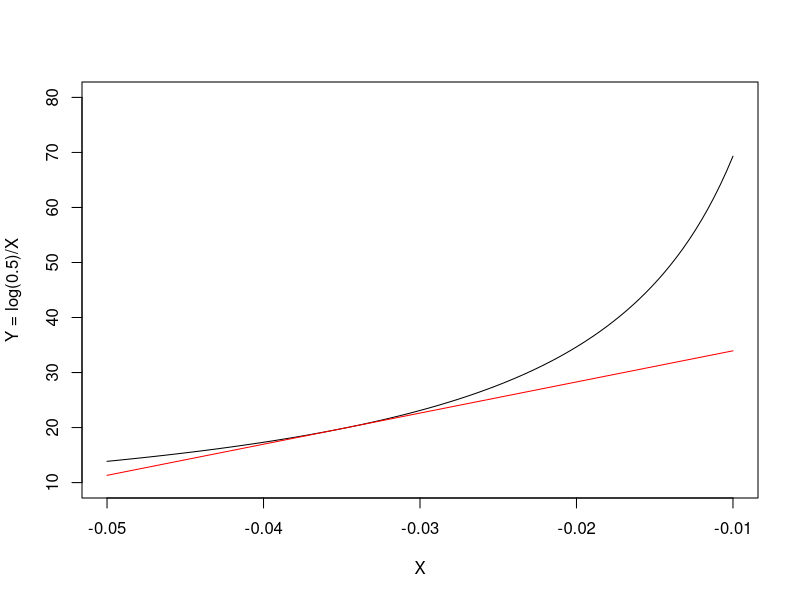

Write the R code that produced this figure.
## ---- chunk 1
#Put at the beginning
knitr::opts_chunk$set(echo = TRUE)
knitr::knit_hooks$set(document = function(x){ 
  gsub("```\n*```r*\n*", "", x) 
})
## ---- chunk 2
rm(list = ls())
## ---- chunk 3
Y <- log(0.5)/-0.035
Y
## ---- chunk 4
curve(log(0.5)/x, from=-0.05, to = -0.01, ylim=c(10,80),
      xlab = "X", ylab = "Y = log(0.5)/X")
curve(log(0.5)/-0.035 -(log(0.5)/((-0.035)^2)) * (x + 0.035), add=T, col="red")
## ---- chunk 5
D(expression(log(0.5)/X), "X")
## ---- chunk 6
X <- -0.035
m <- eval( D(expression(log(0.5)/X), "X") )
m
## ---- chunk 7
39.60841 + 565.8344 * -0.035
## ---- chunk 8
sqrt( m^2 * (0.00195 ^ 2) )
## ---- chunk 9
D(expression(exp(X)), "X")
## ---- chunk 10
X <- 5
m <- eval( D(expression(exp(X)), "X") )
m
## ---- chunk 11
sigma <- 0.84
sqrt( m^2 * sigma^2 )
## ---- chunk 12
X <- 3.1; Z = 3.4
Y <- X * Z
Y
## ---- chunk 13
dX <- eval( D(expression(X * Z), "X") )
dZ <- eval( D(expression(X * Z), "Z") )

sigmaX <- 0.8; sigmaZ <- 0.31; sigmaXZ <- 0.55
sqrt( (dX^2) * sigmaX^2 + (dZ^2) * sigmaZ^2 + 2 * dX * dZ * sigmaXZ )
## ---- chunk 14
der <- matrix(c(dX, dZ), 1, 2)
sigma <- matrix(c(sigmaX^2, sigmaXZ, sigmaXZ, sigmaZ^2), 2, 2, byrow = T)
sqrt( der %*% sigma %*% t(der) )
## ---- chunk 15
obj <- c("X" = -0.035)
sigma <- matrix(c(0.00195^2), 1, 1)

library(car)
deltaMethod(object = obj, g="log(0.5)/X", vcov = sigma)
## ---- chunk 16
obj <- c("X" = 5)
sigma <- matrix(c(0.84^2), 1, 1)
deltaMethod(object = obj, g="exp(X)", vcov = sigma)
## ---- chunk 17
obj <- c("X" = 3.1, "Z" = 3.4)
sigma <- matrix(c(0.8^2, 0.55, 0.55, 0.31^2), 2, 2, byrow = T)
deltaMethod(object = obj, g="X * Z", vcov = sigma)
